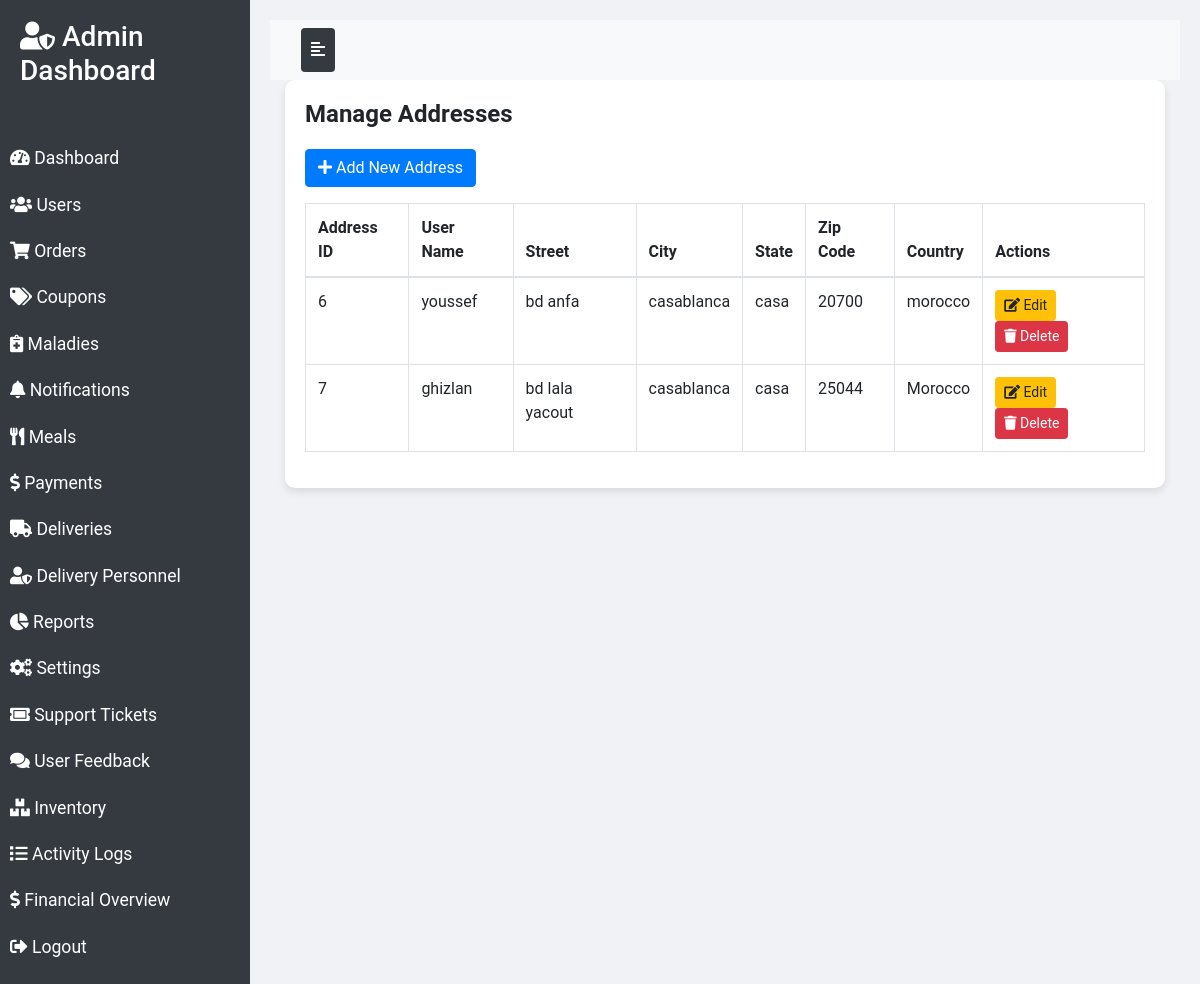
Screenshot of /addresses.php (signed in) with the database file from the repository.
### tables this page shows
CREATE TABLE `addresses` (
  `address_id` int(11) NOT NULL,
  `user_id` int(11) DEFAULT NULL,
  `street` varchar(255) DEFAULT NULL,
  `city` varchar(100) DEFAULT NULL,
  `state` varchar(100) DEFAULT NULL,
  `zip_code` varchar(10) DEFAULT NULL,
  `country` varchar(100) DEFAULT NULL,
  `created_at` timestamp NOT NULL DEFAULT CURRENT_TIMESTAMP,
  `updated_at` timestamp NOT NULL DEFAULT CURRENT_TIMESTAMP ON UPDATE CURRENT_TIMESTAMP
);

CREATE TABLE `users` (
  `user_id` int(11) NOT NULL,
  `name` varchar(100) DEFAULT NULL,
  `email` varchar(100) DEFAULT NULL,
  `password` varchar(255) DEFAULT NULL,
  `malady_id` int(11) DEFAULT NULL,
  `address_id` int(11) DEFAULT NULL,
  `phone` varchar(15) DEFAULT NULL,
  `created_at` timestamp NOT NULL DEFAULT CURRENT_TIMESTAMP,
  `updated_at` timestamp NOT NULL DEFAULT CURRENT_TIMESTAMP ON UPDATE CURRENT_TIMESTAMP
);

### addresses.php (the view, shortened to what this page needs)
<?php
require 'config/db.php';
$addresses_query = $conn->query("SELECT addresses.address_id, addresses.user_id, addresses.street, addresses.city, addresses.state, addresses.zip_code, addresses.country, users.name as user_name FROM addresses JOIN users ON addresses.user_id = users.user_id");
?>
<!DOCTYPE html>
<html lang="en">
<head>
    <link rel="stylesheet" href="https://maxcdn.bootstrapcdn.com/bootstrap/4.5.2/css/bootstrap.min.css">
    <link rel="stylesheet" href="https://cdnjs.cloudflare.com/ajax/libs/font-awesome/5.15.4/css/all.min.css">
</head>
<body>
<div class="wrapper">
    <nav id="sidebar">
    <div class="sidebar-header">
    <h3><i class="fas fa-user-shield"></i> Admin Dashboard</h3>
    </div>
    <ul class="list-unstyled components">
        <li><a href="dashboard.php"><i class="fas fa-tachometer-alt"></i> Dashboard</a></li>
        <li><a href="users.php"><i class="fas fa-users"></i> Users</a></li>
        <li><a href="orders.php"><i class="fas fa-shopping-cart"></i> Orders</a></li>
        <li><a href="coupons.php"><i class="fas fa-tags"></i> Coupons</a></li>
        <li><a href="maladies.php"><i class="fas fa-notes-medical"></i> Maladies</a></li>
        <li><a href="notifications.php"><i class="fas fa-bell"></i> Notifications</a></li>
        <li><a href="meals.php"><i class="fas fa-utensils"></i> Meals</a></li>
        <li><a href="payments.php"><i class="fas fa-dollar-sign"></i> Payments</a></li>
        <li><a href="deliveries.php"><i class="fas fa-truck"></i> Deliveries</a></li>
        <li><a href="delivers.php"><i class="fas fa-user-shield"></i> Delivery Personnel</a></li>
        <li><a href="reports.php"><i class="fas fa-chart-pie"></i> Reports</a></li>
        <li><a href="settings.php"><i class="fas fa-cogs"></i> Settings</a></li>
        <li><a href="support_tickets.php"><i class="fas fa-ticket-alt"></i> Support Tickets</a></li>
        <li><a href="feedback.php"><i class="fas fa-comments"></i> User Feedback</a></li>
        <li><a href="inventory.php"><i class="fas fa-boxes"></i> Inventory</a></li>
        <li><a href="activity_logs.php"><i class="fas fa-list"></i> Activity Logs</a></li>
        <li><a href="financial_overview.php"><i class="fas fa-dollar-sign"></i> Financial Overview</a></li>
        <li><a href="logout.php"><i class="fas fa-sign-out-alt"></i> Logout</a></li>
    </ul>
</nav>
    <div id="content">
        <nav class="navbar navbar-expand-lg navbar-light bg-light">
            <div class="container-fluid">
                <button type="button" id="sidebarCollapse" class="btn btn-info">
                    <i class="fas fa-align-left"></i>
                </button>
            </div>
        </nav>
        <div class="container-fluid">
            <div class="table-container">
                <h2>Manage Addresses</h2>
                <a href="add_address.php" class="btn btn-primary mb-3"><i class="fas fa-plus"></i> Add New Address</a>
                <table class="table table-bordered">
                    <thead>
                        <tr>
                            <th>Address ID</th>
                            <th>User Name</th>
                            <th>Street</th>
                            <th>City</th>
                            <th>State</th>
                            <th>Zip Code</th>
                            <th>Country</th>
                            <th>Actions</th>
                        </tr>
                    </thead>
                    <tbody>
                        <?php while ($address = $addresses_query->fetch_assoc()): ?>
                            <tr>
                                <td><?php echo $address['address_id']; ?></td>
                                <td><?php echo $address['user_name']; ?></td>
                                <td><?php echo $address['street']; ?></td>
                                <td><?php echo $address['city']; ?></td>
                                <td><?php echo $address['state']; ?></td>
                                <td><?php echo $address['zip_code']; ?></td>
                                <td><?php echo $address['country']; ?></td>
                                <td>
                                    <button class="btn btn-warning btn-sm edit-btn" data-toggle="modal" data-target="#editModal" data-id="<?php echo $address['address_id']; ?>" data-user_id="<?php echo $address['user_id']; ?>" data-street="<?php echo htmlspecialchars($address['street'], ENT_QUOTES); ?>" data-city="<?php echo htmlspecialchars($address['city'], ENT_QUOTES); ?>" data-state="<?php echo htmlspecialchars($address['state'], ENT_QUOTES); ?>" data-zip_code="<?php echo htmlspecialchars($address['zip_code'], ENT_QUOTES); ?>" data-country="<?php echo htmlspecialchars($address['country'], ENT_QUOTES); ?>"><i class="fas fa-edit"></i> Edit</button>
                                    <form action="<?php echo htmlspecialchars($_SERVER["PHP_SELF"]); ?>" method="post" style="display:inline-block;">
                                        <button type="submit" class="btn btn-danger btn-sm"><i class="fas fa-trash"></i> Delete</button>
                                    </form>
                                </td>
                            </tr>
                        <?php endwhile; ?>
                    </tbody>
                </table>
            </div>
        </div>
    </div>
</div>
</body>
</html>

### addresses.php (style rules this page uses)
body { font-family: 'Roboto', sans-serif; background-color: #f8f9fa; }
.wrapper { display: flex; width: 100%; align-items: stretch; }
#sidebar { min-width: 250px; max-width: 250px; background: #343a40; color: #fff; transition: all 0.3s; }
#sidebar .sidebar-header { padding: 20px; background: #343a40; }
#sidebar ul.components { padding: 20px 0; }
#sidebar ul li a { padding: 10px; font-size: 1.1em; display: block; color: #fff; }
#content { width: 100%; padding: 20px; min-height: 100vh; background-color: #f1f2f6; }
#sidebarCollapse { background: #343a40; border: none; color: #fff; padding: 10px; cursor: pointer; }
.table-container { background-color: #ffffff; padding: 20px; border-radius: 10px; box-shadow: 0 4px 8px rgba(0, 0, 0, 0.1); }
.table-container h2 { margin-bottom: 20px; font-size: 24px; font-weight: bold; }

### rows the page displays
addresses: address_id "6", user.name "youssef", street "bd anfa", city "casablanca", state "casa", zip_code "20700", country "morocco"
addresses: address_id "7", user.name "ghizlan", street "bd lala yacout", city "casablanca", state "casa", zip_code "25044", country "Morocco"
